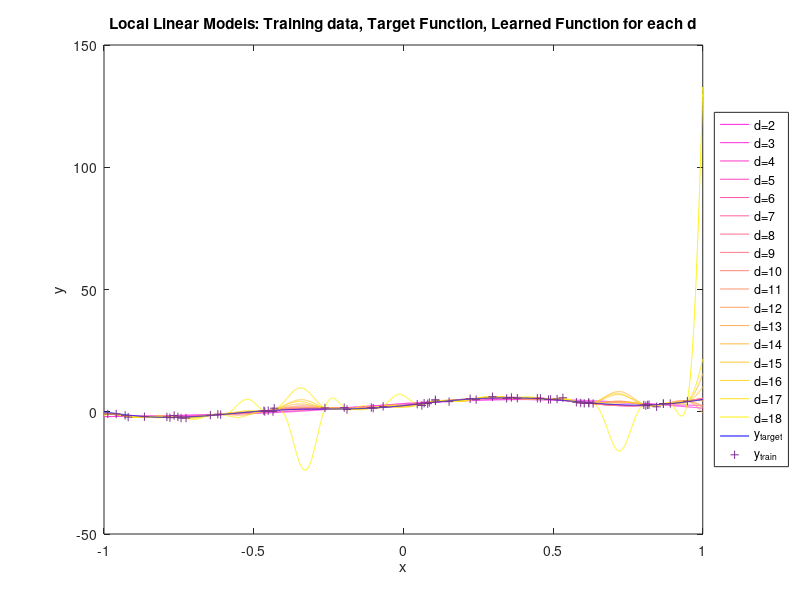
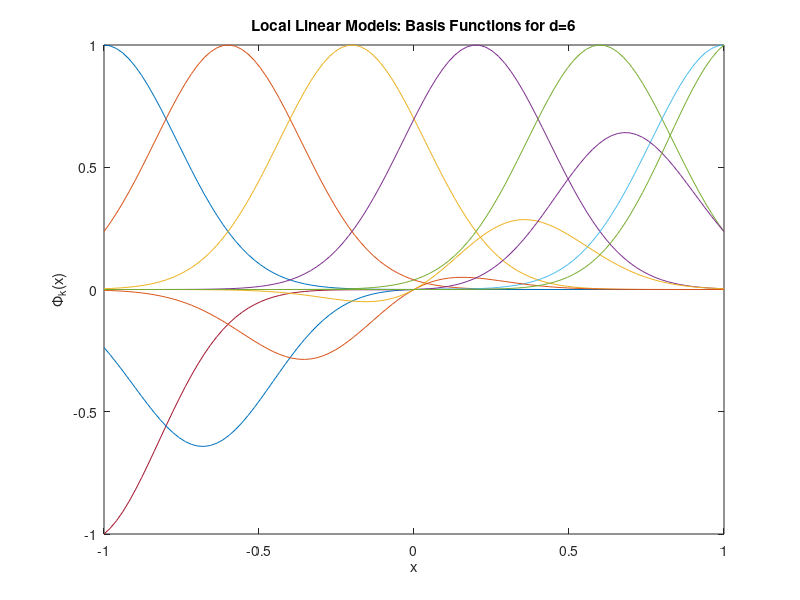
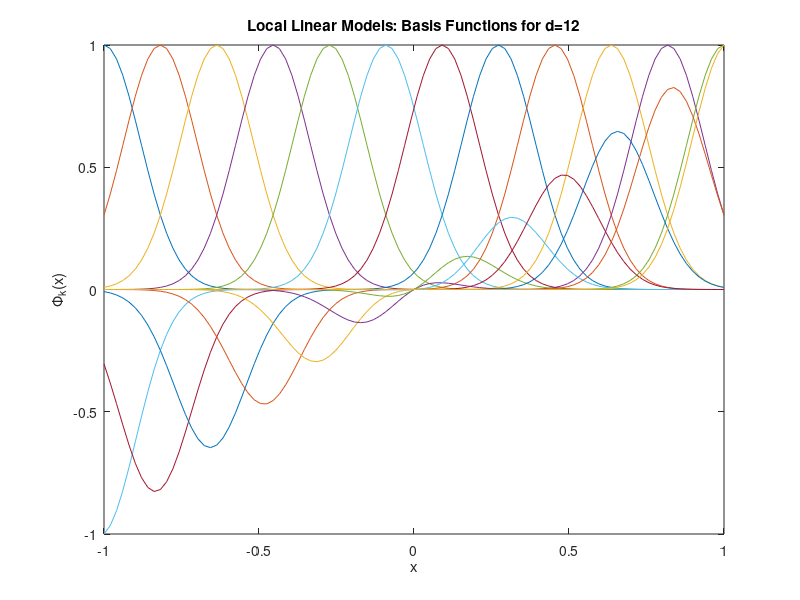
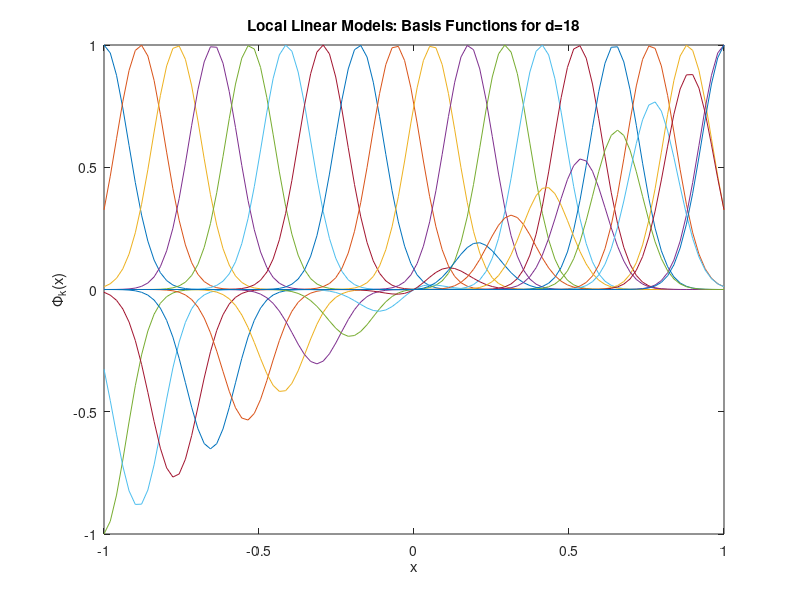

These charts were generated, in order, by the following MATLAB code:
%1.1.3

clc;
close all;
clear;



data = importdata('datasets/linearregression_homework.mat');
x_test = data.x_test;
x_train = data.x_train;
y_target = data.y_target;
y_test = data.y_test;
y_train = data.y_train;

d_max = 18;

fig1=figure();



y_our_train = zeros(length(x_train), d_max);
y = zeros(length(x_test), d_max);

for d = 2:d_max
   
    myh = ones(size(x_train))*linspace(-1, 1, d);
    
    x_train_mat = [x_train]*ones(1,d);
    X = exp((-(x_train_mat-myh).^2)./((2/d).^2));
    X_r = x_train_mat.*exp((-(x_train_mat-myh).^2)./((2/d).^2));
    X = [X, X_r];
    W = inv(X'*X)*X'*y_train;
    
    y_our_train(:,d) = X*W;

    
    
    myh = ones(size(x_test))*linspace(-1, 1, d);
    x_test_mat = [x_test]*ones(1,d);
    X_test = exp((-(x_test_mat-myh).^2)./((2/d).^2));
    X_test_r = x_test_mat.*exp((-(x_test_mat-myh).^2)./((2/d).^2));
    X_test = [X_test, X_test_r];
    
    y(:,d) = X_test*W;
    my_plot = plot(x_test, y(:,d));
    hold on;
    set(my_plot, 'Color', [1, d/(d_max+1) , 1-d/(d_max+1)]);
    

end

plot(x_test, y_target, 'b-');
plot(x_train, y_train, ' +');

title('Local Linear Models: Training data, Target Function, Learned Function for each d');
xlabel('x');
ylabel('y');
legend('d=2','d=3','d=4','d=5','d=6','d=7','d=8','d=9','d=10','d=11','d=12','d=13','d=14','d=15','d=16','d=17','d=18','y_{target}','y_{train}','Location','EastOutside');


%plot of basis functions

x_basis = linspace(-1,1,100)';
d = d_max;
myh = ones(size(x_basis))*linspace(-1, 1, d);

x_basis_mat = [x_basis]*ones(1,d);
X_basis = exp((-(x_basis_mat-myh).^2)./((2/d).^2));

for d = [6 12 18]
    myh = ones(size(x_basis))*linspace(-1, 1, d);

    x_basis_mat = [x_basis]*ones(1,d);
    X_basis = exp((-(x_basis_mat-myh).^2)./((2/d).^2));
    X_basis_r = x_basis_mat.*exp((-(x_basis_mat-myh).^2)./((2/d).^2));
    X_basis = [X_basis, X_basis_r];

    figure
    for k = 2:(d*2)+1
        mask = zeros(d*2, 1);
        mask(k-1) = 1;
    
        y_basis = X_basis*mask;
    
        plot(x_basis, y_basis);
        axis([-1 1 -1 1]);
        hold on;
    end
    
    title(['Local Linear Models: Basis Functions for d=', num2str(d)]);
    xlabel('x');
    ylabel('\Phi_k(x)');
end




%letzter punkt:

for d = 2:d_max
    mse_test(d) = (y(:,d) - y_test)' * (y(:,d) - y_test) / length(y_test);
    mse_train(d) = (y_our_train(:,d) - y_train)' * (y_our_train(:,d) - y_train) / length(y_our_train);
end

figure

plot(2:d_max, mse_test(2:d_max), 'r-');
hold on;
plot(2:d_max, mse_train(2:d_max), 'b-');

title('Local Linear Models: MSE on Training and Test Set');
xlabel('l');
ylabel('MSE');
legend('MSE for Test Set', 'MSE for Training Set','Location','NorthWest');
